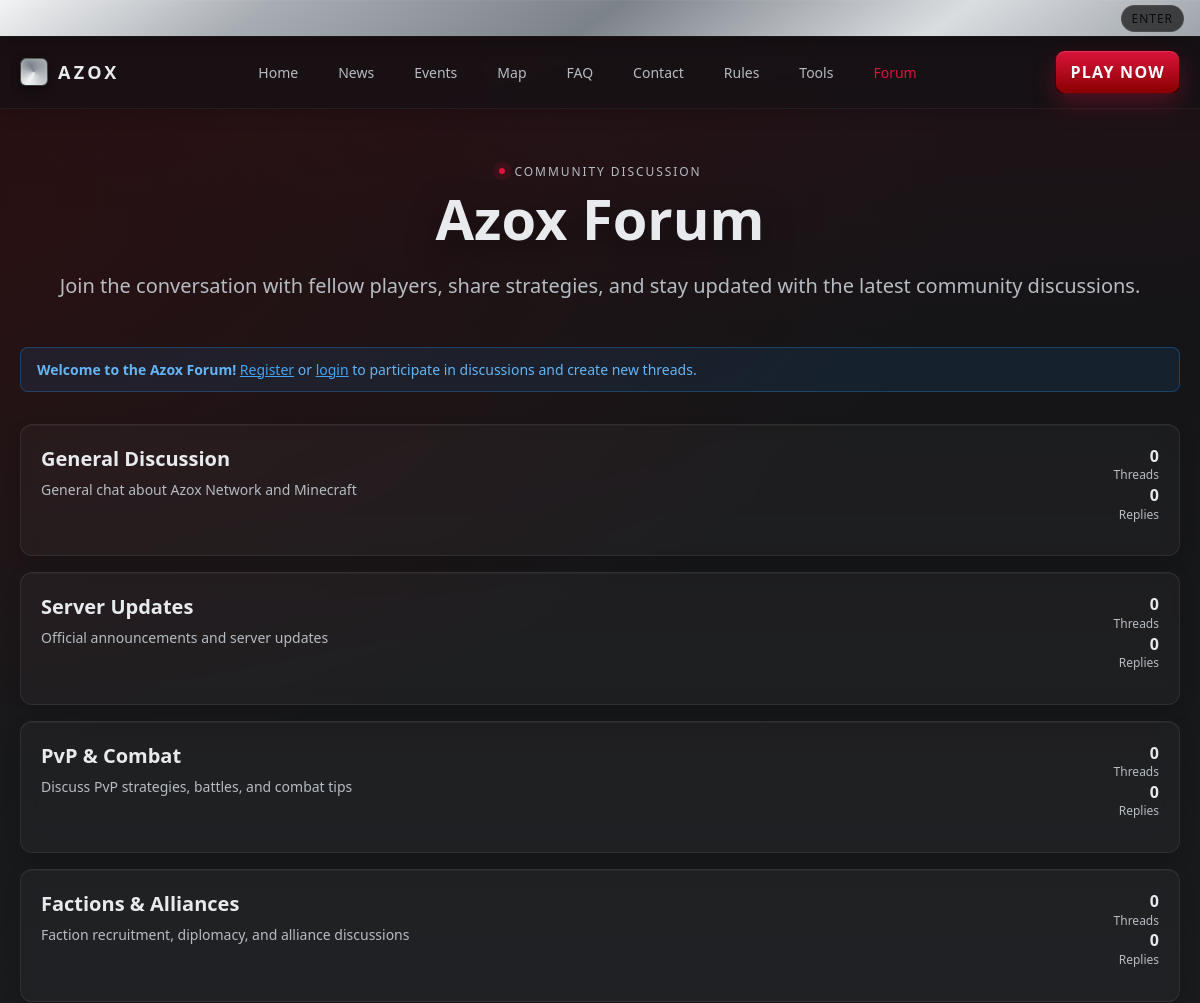
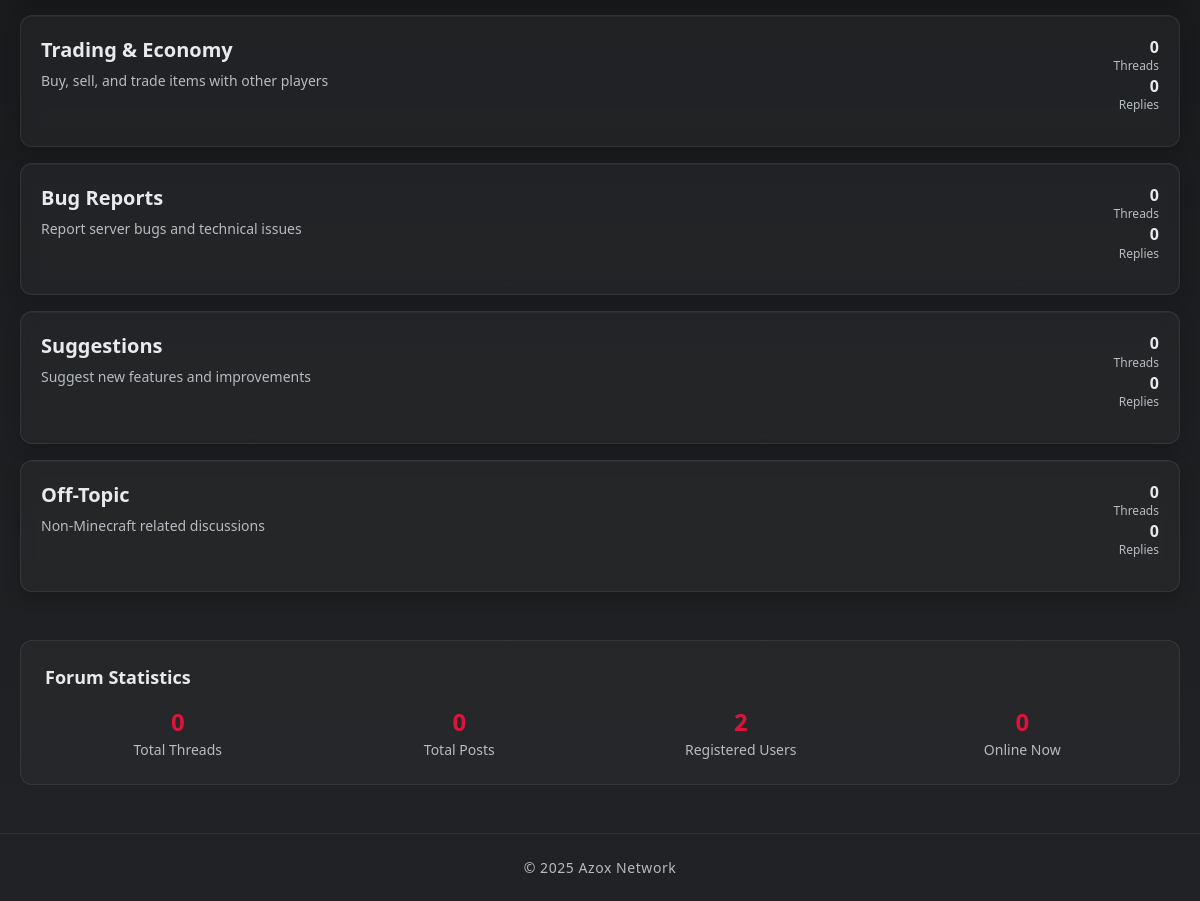
The page /forum/index.php on the database its author committed (2 pictures, top to bottom).
### tables this page shows
CREATE TABLE IF NOT EXISTS forum_categories (
    id INT AUTO_INCREMENT PRIMARY KEY,
    name VARCHAR(100) NOT NULL,
    description TEXT,
    sort_order INT DEFAULT 0,
    is_active BOOLEAN DEFAULT TRUE,
    created_at TIMESTAMP DEFAULT CURRENT_TIMESTAMP,
    INDEX idx_sort_order (sort_order)
);

### config/auth.php (called while the page is built, shortened)
<?php
require_once __DIR__ . '/database.php';
function isLoggedIn() {
    return isset($_SESSION['logged_in']) && $_SESSION['logged_in'] === true;
}
function getCurrentUser() {
    if (!isLoggedIn()) {
        return null;
    }
    return [
        'id' => $_SESSION['user_id'],
        'username' => $_SESSION['username'],
        'email' => $_SESSION['email'],
        'role' => $_SESSION['role']
    ];
}
?>

### config/database.php (called while the page is built, shortened)
<?php
$pdo_options = [
    PDO::ATTR_ERRMODE => PDO::ERRMODE_EXCEPTION,
    PDO::ATTR_DEFAULT_FETCH_MODE => PDO::FETCH_ASSOC,
    PDO::ATTR_EMULATE_PREPARES => false,
    PDO::MYSQL_ATTR_INIT_COMMAND => "SET NAMES " . DB_CHARSET
];
$pdo = null;
function getDB() {
    global $pdo, $pdo_options;
    if ($pdo === null) {
        $connectionAttempts = [
            "mysql:host=" . DB_HOST . ";port=" . DB_PORT . ";dbname=" . DB_NAME . ";charset=" . DB_CHARSET,
            "mysql:host=localhost;dbname=" . DB_NAME . ";charset=" . DB_CHARSET,
            "mysql:host=127.0.0.1;dbname=" . DB_NAME . ";charset=" . DB_CHARSET,
            "mysql:unix_socket=/tmp/mysql.sock;dbname=" . DB_NAME . ";charset=" . DB_CHARSET,
            "mysql:unix_socket=/var/run/mysqld/mysqld.sock;dbname=" . DB_NAME . ";charset=" . DB_CHARSET
        ];
        $lastError = null;
        foreach ($connectionAttempts as $dsn) {
            try {
                $pdo = new PDO($dsn, DB_USER, DB_PASS, $pdo_options);
                return $pdo;
            } catch (PDOException $e) {
                $lastError = $e;
                continue;
            }
        }
        die('
        <div style="font-family: Arial, sans-serif; max-width: 800px; margin: 50px auto; padding: 20px; background: #f5f5f5; border-radius: 10px;">
            <h2 style="color: #DC143C;">MySQL Connection Failed</h2>
            <p><strong>Error:</strong> ' . htmlspecialchars($lastError->getMessage()) . '</p>
            <h3>Troubleshooting Steps:</h3>
            <ol>
                <li><strong>Check if MySQL is running:</strong>
                    <pre style="background: #eee; padding: 10px; border-radius: 5px;">
# On macOS with Homebrew:
brew services start mysql
# On macOS with MAMP:
Start MAMP application
# On Linux:
sudo systemctl start mysql
# or
sudo service mysql start</pre>
                </li>
                <li><strong>Test MySQL connection:</strong>
                    <pre style="background: #eee; padding: 10px; border-radius: 5px;">mysql -u root -p</pre>
                </li>
                <li><strong>Update database settings in config/database.php:</strong>
                    <ul>
                        <li>Change DB_HOST to your MySQL host</li>
                        <li>Update DB_USER and DB_PASS with your credentials</li>
                        <li>Verify DB_PORT (usually 3306)</li>
                    </ul>
                </li>
                <li><strong>Common MySQL socket locations:</strong>
                    <ul>
                        <li>/tmp/mysql.sock (macOS Homebrew)</li>
                        <li>/var/run/mysqld/mysqld.sock (Linux)</li>
                        <li>/Applications/MAMP/tmp/mysql/mysql.sock (MAMP)</li>
                    </ul>
                </li>
            </ol>
            <p><strong>Quick Fix for macOS:</strong></p>
            <p>If using Homebrew MySQL, try: <code>brew services restart mysql</code></p>
            <p>Once MySQL is running, <a href="/setup.php" style="background: #DC143C; color: white; padding: 5px 10px; text-decoration: none; border-radius: 3px;">run the setup script</a></p>
        </div>
        ');
    }
    return $pdo;
}
function executeQuery($sql, $params = []) {
    $db = getDB();
    $stmt = $db->prepare($sql);
    $stmt->execute($params);
    return $stmt;
}
function fetchAll($sql, $params = []) {
    $stmt = executeQuery($sql, $params);
    return $stmt->fetchAll();
}
function fetchCount($sql, $params = []) {
    $stmt = executeQuery($sql, $params);
    return $stmt->fetchColumn();
}
function sanitizeOutput($input) {
    return htmlspecialchars($input, ENT_QUOTES, 'UTF-8');
}
?>

### forum/index.php (the view, shortened to what this page needs)
<?php
require_once __DIR__ . '/../config/auth.php';
$categories = fetchAll("
    SELECT
        fc.*,
        COUNT(DISTINCT ft.id) as thread_count,
        SUM(ft.reply_count) as total_replies,
        MAX(ft.updated_at) as last_activity
    FROM forum_categories fc
    LEFT JOIN forum_threads ft ON fc.id = ft.category_id AND ft.is_locked = 0
    LEFT JOIN forum_posts fp ON ft.id = fp.thread_id AND fp.is_deleted = 0
    WHERE fc.is_active = 1 AND (ft.id IS NULL OR fp.id IS NOT NULL)
    GROUP BY fc.id
    ORDER BY fc.sort_order ASC
");
?>
<!doctype html>
<html lang="en">
<head>
    <link rel="stylesheet" href="../style.css">
</head>
<body>
    <?php include __DIR__ . '/../includes/nav.php'; ?>
    <main class="forum-container">
        <div class="forum-header">
            <div class="eyebrow"><span class="dot"></span>Community Discussion</div>
            <h1 class="forum-title">Azox Forum</h1>
            <p class="forum-subtitle">Join the conversation with fellow players, share strategies, and stay updated with the latest community discussions.</p>
        </div>
        <?php if (!isLoggedIn()): ?>
            <div class="alert alert-info" style="background: rgba(33,150,243,.1); border: 1px solid rgba(33,150,243,.3); color: #64b5f6; margin-bottom: 32px;">
                <strong>Welcome to the Azox Forum!</strong>
                <a href="/auth/register.php" style="color: #42a5f5; text-decoration: underline;">Register</a> or
                <a href="/auth/login.php" style="color: #42a5f5; text-decoration: underline;">login</a> to participate in discussions and create new threads.
            </div>
        <?php endif; ?>
        <div class="forum-categories">
            <?php foreach ($categories as $category): ?>
                <div class="forum-category">
                    <div class="category-header">
                        <div class="category-info">
                            <h3>
                                <a href="category.php?id=<?= $category['id'] ?>" style="color: inherit; text-decoration: none;">
                                    <?= sanitizeOutput($category['name']) ?>
                                </a>
                            </h3>
                            <p><?= sanitizeOutput($category['description']) ?></p>
                        </div>
                        <div class="category-stats">
                            <strong><?= number_format($category['thread_count']) ?></strong>
                            <div>Threads</div>
                            <strong><?= number_format($category['total_replies'] ?: 0) ?></strong>
                            <div>Replies</div>
                        </div>
                    </div>
                </div>
            <?php endforeach; ?>
        </div>
        <div style="margin-top: 48px; padding: 24px; background: rgba(255,255,255,.03); border: 1px solid rgba(255,255,255,.08); border-radius: 12px;">
            <h3 style="margin: 0 0 16px; color: var(--text); font-size: 18px;">Forum Statistics</h3>
            <div style="display: grid; grid-template-columns: repeat(auto-fit, minmax(150px, 1fr)); gap: 16px; text-align: center;">
                <?php
                $totalThreads = fetchCount("
                    SELECT COUNT(DISTINCT ft.id)
                    FROM forum_threads ft
                    JOIN forum_posts fp ON ft.id = fp.thread_id AND fp.is_deleted = 0
                    WHERE ft.is_locked = 0
                ");
                $totalPosts = fetchCount("SELECT COUNT(*) FROM forum_posts WHERE is_deleted = 0");
                $totalUsers = fetchCount("SELECT COUNT(*) FROM users WHERE is_active = 1");
                $onlineUsers = fetchCount("SELECT COUNT(*) FROM users WHERE last_active > DATE_SUB(NOW(), INTERVAL 15 MINUTE)");
                ?>
                <div>
                    <strong style="display: block; font-size: 24px; color: var(--crimson);"><?= number_format($totalThreads) ?></strong>
                    <span style="color: var(--text-dim); font-size: 14px;">Total Threads</span>
                </div>
                <div>
                    <strong style="display: block; font-size: 24px; color: var(--crimson);"><?= number_format($totalPosts) ?></strong>
                    <span style="color: var(--text-dim); font-size: 14px;">Total Posts</span>
                </div>
                <div>
                    <strong style="display: block; font-size: 24px; color: var(--crimson);"><?= number_format($totalUsers) ?></strong>
                    <span style="color: var(--text-dim); font-size: 14px;">Registered Users</span>
                </div>
                <div>
                    <strong style="display: block; font-size: 24px; color: var(--crimson);"><?= number_format($onlineUsers) ?></strong>
                    <span style="color: var(--text-dim); font-size: 14px;">Online Now</span>
                </div>
            </div>
        </div>
    </main>
    <footer class="footer">
        <div class="footer-inner">
            <p>&copy; 2025 Azox Network</p>
        </div>
    </footer>
</body>
</html>

### includes/nav.php (shortened to what this page needs)
<?php
$currentUser = getCurrentUser();
$notificationCount = $currentUser ? getUnreadNotificationCount($currentUser['id']) : 0;
$currentPage = basename($_SERVER['PHP_SELF'], '.php');
$currentDir = basename(dirname($_SERVER['PHP_SELF']));
if (!function_exists('isActivePage')) {
    function isActivePage($page, $dir = '') {
        global $currentPage, $currentDir;
        if ($dir) {
            return $currentDir === $dir;
        }
        if ($page === 'index') {
            $scriptName = $_SERVER['SCRIPT_NAME'];
            return $scriptName === '/index.php' || ($currentPage === 'index' && $currentDir === '');
        }
        return $currentPage === $page;
    }
}
if (!function_exists('getActiveClass')) {
    function getActiveClass($page, $dir = '') {
        return isActivePage($page, $dir) ? 'style="color: var(--crimson);"' : '';
    }
}
?>
<div class="topbar">
    <div style="display: flex; align-items: center; justify-content: flex-end; width: 100%;">
        <div style="display: flex; align-items: center; gap: 12px;">
            <?php if ($currentUser): ?>
                <?php if (isAdmin()): ?>
                    <a href="/admin/dashboard.php" style="color: var(--crimson); font-weight: 600; text-decoration: none;">Admin Dashboard</a>
                    <span style="color: var(--text-dim);">|</span>
                <?php endif; ?>
                <span style="color: var(--text); font-weight: 600;">
                    <?= sanitizeOutput($currentUser['username']) ?>
                </span>
                <a href="/notifications/" style="color: var(--text); text-decoration: none; position: relative;" title="Notifications">
                    🔔
                    <?php if ($notificationCount > 0): ?>
                        <span style="position: absolute; top: -4px; right: -4px; background: var(--crimson); color: white; font-size: 10px; font-weight: 700; padding: 2px 6px; border-radius: 10px; min-width: 16px; text-align: center; line-height: 1.2;"><?= $notificationCount ?></span>
                    <?php endif; ?>
                </a>
                <span style="color: var(--text-dim);">|</span>
                <a href="/settings/" style="color: var(--text-dim); text-decoration: none;">Settings</a>
                <span style="color: var(--text-dim);">|</span>
                <a href="/auth/logout.php" style="color: var(--text-dim); text-decoration: none;">Log out</a>
            <?php else: ?>
                <a href="/auth/login.php" style="background: rgba(0,0,0,.65); color: var(--text); padding: 4px 10px; margin: 2px 0; border-radius: 999px; border: 1px solid rgba(255,255,255,.08); backdrop-filter: blur(6px); text-decoration: none; font-size: 12px; letter-spacing: .08em; text-transform: uppercase;">Enter</a>
            <?php endif; ?>
        </div>
    </div>
</div>
<header class="nav">
    <div class="nav-inner">
        <div class="brand">
            <div class="crest" aria-hidden="true"></div>
            <div>AZOX</div>
        </div>
        <nav class="links" aria-label="Primary">
            <a href="/index.php" <?= getActiveClass('index') ?>>Home</a>
            <a href="/news/" <?= getActiveClass('', 'news') ?>>News</a>
            <a href="/events/" <?= getActiveClass('', 'events') ?>>Events</a>
            <a href="/map/" <?= getActiveClass('', 'map') ?>>Map</a>
            <a href="/faq/" <?= getActiveClass('', 'faq') ?>>FAQ</a>
            <a href="/contact/" <?= getActiveClass('', 'contact') ?>>Contact</a>
            <a href="/rules/" <?= getActiveClass('', 'rules') ?>>Rules</a>
            <a href="/tools/" <?= getActiveClass('', 'tools') ?>>Tools</a>
            <a href="/forum/" <?= getActiveClass('', 'forum') ?>>Forum</a>
        </nav>
        <a href="/play-now/index.php" class="cta">Play Now</a>
    </div>
</header>

### rows shown on the page
forum_categories: name "General Discussion", description "General chat about Azox Network and Minecraft", thread_count "0", total_replies "0"
forum_categories: name "Server Updates", description "Official announcements and server updates", thread_count "0", total_replies "0"
forum_categories: name "PvP & Combat", description "Discuss PvP strategies, battles, and combat tips", thread_count "0", total_replies "0"
forum_categories: name "Factions & Alliances", description "Faction recruitment, diplomacy, and alliance discussions", thread_count "0", total_replies "0"
forum_categories: name "Trading & Economy", description "Buy, sell, and trade items with other players", thread_count "0", total_replies "0"
forum_categories: name "Bug Reports", description "Report server bugs and technical issues", thread_count "0", total_replies "0"
forum_categories: name "Suggestions", description "Suggest new features and improvements", thread_count "0", total_replies "0"
forum_categories: name "Off-Topic", description "Non-Minecraft related discussions", thread_count "0", total_replies "0"

### other values the page prints
$totalThreads "0"
$totalPosts "0"
$totalUsers "2"
$onlineUsers "0"
